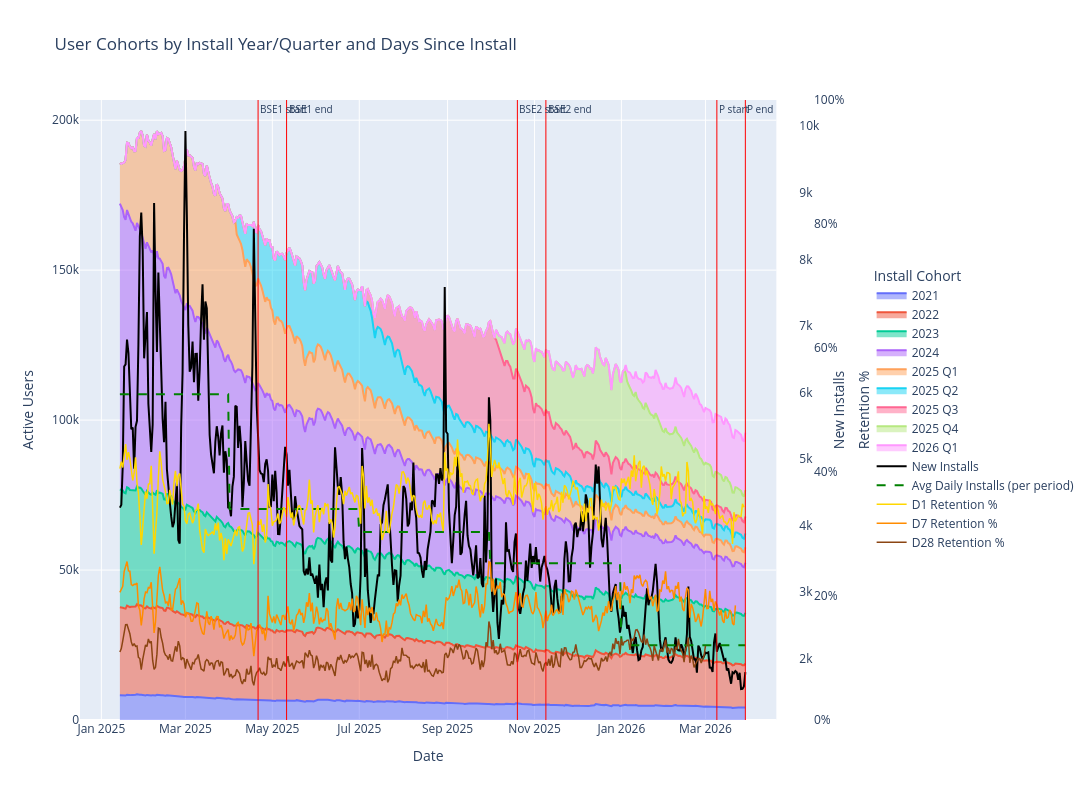

This figure's notebook cell:
### Code cell
fig = px.area(
            cohort_data, 
            x='dt', 
            y='users', 
            color='install_dt_bin', 
            title='User Cohorts by Install Year/Quarter and Days Since Install',
            labels={'dt': 'Date', 'users': 'Number of Users'},
            hover_data={'install_dt_bin': True, 'users': ':.0f','total_users': ':.0f'},)

fig.update_layout(xaxis_title='Date', 
                  yaxis_title='Number of Users', 
                  legend_title='Install Cohort',
                  height=800,
                  width=1500)

# --- New installs (right axis y2) ---
fig.add_trace(go.Scatter(
    x=new_installs_by_dt['dt'],
    y=new_installs_by_dt['new_installs'],
    mode='lines',
    name='New Installs',
    line=dict(color='black', width=2),
    yaxis='y2',
))

# --- Avg daily installs per install_dt_bin period (step line, y2) ---
new_installs_by_dt['install_dt_bin'] = new_installs_by_dt['dt'].apply(bin_install_dt)
avg_by_period = (
    new_installs_by_dt
    .groupby('install_dt_bin', observed=True)['new_installs']
    .mean()
    .rename('avg_new_installs')
)
avg_step = (
    new_installs_by_dt[['dt', 'install_dt_bin']]
    .merge(avg_by_period, on='install_dt_bin')
    .sort_values('dt')
)
fig.add_trace(go.Scatter(
    x=avg_step['dt'],
    y=avg_step['avg_new_installs'],
    mode='lines',
    name='Avg Daily Installs (per period)',
    line=dict(color='green', width=2, dash='dash'),
    yaxis='y2',
))

# --- Retention D1 / D7 / D28 (right axis y3) ---
retention_colors = {'D1': 'gold', 'D7': 'darkorange', 'D28': 'saddlebrown'}
for col, color in retention_colors.items():
    fig.add_trace(go.Scatter(
        x=retention_df['dt'],
        y=retention_df[col],
        mode='lines',
        name=f'{col} Retention %',
        line=dict(color=color, width=1.5, dash='solid'),
        yaxis='y3',
    ))

fig.update_layout(
    xaxis=dict(domain=[0, 0.95]),
    yaxis=dict(title='Active Users'),
    yaxis2=dict(
        title='New Installs',
        overlaying='y',
        side='right',
        anchor='free',
        position=0.98,
        showgrid=False,
    ),
    yaxis3=dict(
        title='Retention %',
        overlaying='y',
        side='right',
        anchor='free',
        position=1.0,
        range=[0, 100],
        showgrid=False,
        ticksuffix='%',
    ),
    legend=dict(
        orientation='v',
        yanchor='middle', y=0.5,
        xanchor='left', x=1.08,
    ),
    margin=dict(r=200),
)

ref_lines = [
    (b1_start.strftime('%Y-%m-%d'), 'BSE1 start'),
    (b1_end.strftime('%Y-%m-%d'),   'BSE1 end'),
    (b2_start.strftime('%Y-%m-%d'), 'BSE2 start'),
    (b2_end.strftime('%Y-%m-%d'),   'BSE2 end'),
    (recent_start.strftime('%Y-%m-%d'), 'P start'),
    (recent_end.strftime('%Y-%m-%d'),   'P end'),
]

for date_str, label in ref_lines:
    fig.add_vline(
        x=pd.Timestamp(date_str).timestamp() * 1000,
        line_width=1,
        line_color='red',
        annotation_text=label,
        annotation_position='top right',
        annotation_font_size=10,
    )

fig.show()

### Figure 1 — Plotly figure (JSON) as saved in the notebook; plotly's stock layout.template omitted (floating-point values rounded to 4 significant figures; data arrays with more than 128 entries replaced by an {"elided": "..."} marker saying what was removed)
{"data": [{"customdata": {"elided": "440x2 mixed values"}, "fillpattern": {"shape": ""}, "hovertemplate": "install_dt_bin=%{customdata[0]}<br>Date=%{x}<br>Number of Users=%{y:.0f}<br>total_users=%{customdata[1]:.0f}<extra></extra>", "legendgroup": "2021", "line": {"color": "#636efa"}, "marker": {"symbol": "circle"}, "mode": "lines", "name": "2021", "orientation": "v", "showlegend": true, "stackgroup": "1", "type": "scatter", "x": {"elided": "440 str values"}, "xaxis": "x", "y": {"elided": "440 int values"}, "yaxis": "y"}, {"customdata": {"elided": "440x2 mixed values"}, "fillpattern": {"shape": ""}, "hovertemplate": "install_dt_bin=%{customdata[0]}<br>Date=%{x}<br>Number of Users=%{y:.0f}<br>total_users=%{customdata[1]:.0f}<extra></extra>", "legendgroup": "2022", "line": {"color": "#EF553B"}, "marker": {"symbol": "circle"}, "mode": "lines", "name": "2022", "orientation": "v", "showlegend": true, "stackgroup": "1", "type": "scatter", "x": {"elided": "440 str values"}, "xaxis": "x", "y": {"elided": "440 int values"}, "yaxis": "y"}, {"customdata": {"elided": "440x2 mixed values"}, "fillpattern": {"shape": ""}, "hovertemplate": "install_dt_bin=%{customdata[0]}<br>Date=%{x}<br>Number of Users=%{y:.0f}<br>total_users=%{customdata[1]:.0f}<extra></extra>", "legendgroup": "2023", "line": {"color": "#00cc96"}, "marker": {"symbol": "circle"}, "mode": "lines", "name": "2023", "orientation": "v", "showlegend": true, "stackgroup": "1", "type": "scatter", "x": {"elided": "440 str values"}, "xaxis": "x", "y": {"elided": "440 int values"}, "yaxis": "y"}, {"customdata": {"elided": "440x2 mixed values"}, "fillpattern": {"shape": ""}, "hovertemplate": "install_dt_bin=%{customdata[0]}<br>Date=%{x}<br>Number of Users=%{y:.0f}<br>total_users=%{customdata[1]:.0f}<extra></extra>", "legendgroup": "2024", "line": {"color": "#ab63fa"}, "marker": {"symbol": "circle"}, "mode": "lines", "name": "2024", "orientation": "v", "showlegend": true, "stackgroup": "1", "type": "scatter", "x": {"elided": "440 str values"}, "xaxis": "x", "y": {"elided": "440 int values"}, "yaxis": "y"}, {"customdata": {"elided": "440x2 mixed values"}, "fillpattern": {"shape": ""}, "hovertemplate": "install_dt_bin=%{customdata[0]}<br>Date=%{x}<br>Number of Users=%{y:.0f}<br>total_users=%{customdata[1]:.0f}<extra></extra>", "legendgroup": "2025 Q1", "line": {"color": "#FFA15A"}, "marker": {"symbol": "circle"}, "mode": "lines", "name": "2025 Q1", "orientation": "v", "showlegend": true, "stackgroup": "1", "type": "scatter", "x": {"elided": "440 str values"}, "xaxis": "x", "y": {"elided": "440 int values"}, "yaxis": "y"}, {"customdata": {"elided": "358x2 mixed values"}, "fillpattern": {"shape": ""}, "hovertemplate": "install_dt_bin=%{customdata[0]}<br>Date=%{x}<br>Number of Users=%{y:.0f}<br>total_users=%{customdata[1]:.0f}<extra></extra>", "legendgroup": "2025 Q2", "line": {"color": "#19d3f3"}, "marker": {"symbol": "circle"}, "mode": "lines", "name": "2025 Q2", "orientation": "v", "showlegend": true, "stackgroup": "1", "type": "scatter", "x": {"elided": "358 str values"}, "xaxis": "x", "y": {"elided": "358 int values"}, "yaxis": "y"}, {"customdata": {"elided": "267x2 mixed values"}, "fillpattern": {"shape": ""}, "hovertemplate": "install_dt_bin=%{customdata[0]}<br>Date=%{x}<br>Number of Users=%{y:.0f}<br>total_users=%{customdata[1]:.0f}<extra></extra>", "legendgroup": "2025 Q3", "line": {"color": "#FF6692"}, "marker": {"symbol": "circle"}, "mode": "lines", "name": "2025 Q3", "orientation": "v", "showlegend": true, "stackgroup": "1", "type": "scatter", "x": {"elided": "267 str values"}, "xaxis": "x", "y": {"elided": "267 int values"}, "yaxis": "y"}, {"customdata": {"elided": "176x2 mixed values"}, "fillpattern": {"shape": ""}, "hovertemplate": "install_dt_bin=%{customdata[0]}<br>Date=%{x}<br>Number of Users=%{y:.0f}<br>total_users=%{customdata[1]:.0f}<extra></extra>", "legendgroup": "2025 Q4", "line": {"color": "#B6E880"}, "marker": {"symbol": "circle"}, "mode": "lines", "name": "2025 Q4", "orientation": "v", "showlegend": true, "stackgroup": "1", "type": "scatter", "x": {"elided": "176 str values"}, "xaxis": "x", "y": {"elided": "176 int values"}, "yaxis": "y"}, {"customdata": {"elided": "85x2 mixed values"}, "fillpattern": {"shape": ""}, "hovertemplate": "install_dt_bin=%{customdata[0]}<br>Date=%{x}<br>Number of Users=%{y:.0f}<br>total_users=%{customdata[1]:.0f}<extra></extra>", "legendgroup": "2026 Q1", "line": {"color": "#FF97FF"}, "marker": {"symbol": "circle"}, "mode": "lines", "name": "2026 Q1", "orientation": "v", "showlegend": true, "stackgroup": "1", "type": "scatter", "x": ["2026-01-04", "2026-01-05", "2026-01-06", "2026-01-07", "2026-01-08", "2026-01-09", "2026-01-10", "2026-01-11", "2026-01-12", "2026-01-13", "2026-01-14", "2026-01-15", "2026-01-16", "2026-01-17", "2026-01-18", "2026-01-19", "2026-01-20", "2026-01-21", "2026-01-22", "2026-01-23", "2026-01-24", "2026-01-25", "2026-01-26", "2026-01-27", "2026-01-28", "2026-01-29", "2026-01-30", "2026-01-31", "2026-02-01", "2026-02-02", "2026-02-03", "2026-02-04", "2026-02-05", "2026-02-06", "2026-02-07", "2026-02-08", "2026-02-09", "2026-02-10", "2026-02-11", "2026-02-12", "2026-02-13", "2026-02-14", "2026-02-15", "2026-02-16", "2026-02-17", "2026-02-18", "2026-02-19", "2026-02-20", "2026-02-21", "2026-02-22", "2026-02-23", "2026-02-24", "2026-02-25", "2026-02-26", "2026-02-27", "2026-02-28", "2026-03-01", "2026-03-02", "2026-03-03", "2026-03-04", "2026-03-05", "2026-03-06", "2026-03-07", "2026-03-08", "2026-03-09", "2026-03-10", "2026-03-11", "2026-03-12", "2026-03-13", "2026-03-14", "2026-03-15", "2026-03-16", "2026-03-17", "2026-03-18", "2026-03-19", "2026-03-20", "2026-03-21", "2026-03-22", "2026-03-23", "2026-03-24", "2026-03-25", "2026-03-26", "2026-03-27", "2026-03-28", "2026-03-29"], "xaxis": "x", "y": [2703, 3473, 4265, 4831, 5114, 5543, 6047, 6815, 6965, 7174, 7622, 8130, 8432, 9245, 10150, 11018, 11352, 11901, 12348, 12815, 13358, 14378, 14543, 14390, 13985, 14034, 14079, 14416, 15084, 14963, 15072, 15166, 15250, 15284, 15676, 16415, 16284, 16569, 16612, 16690, 16551, 16371, 17163, 17477, 18469, 18250, 18294, 17969, 17818, 18328, 18136, 18138, 17950, 17985, 17666, 17645, 18264, 18312, 18349, 18231, 18123, 17781, 18316, 19310, 19198, 19265, 19386, 19429, 19196, 19036, 19507, 19298, 19201, 19110, 18546, 18423, 18263, 19052, 18953, 18839, 19004, 18684, 18360, 18321, 19154], "yaxis": "y"}, {"line": {"color": "black", "width": 2}, "mode": "lines", "name": "New Installs", "type": "scatter", "x": {"elided": "440 str values"}, "y": {"elided": "440 int values"}, "yaxis": "y2"}, {"line": {"color": "green", "dash": "dash", "width": 2}, "mode": "lines", "name": "Avg Daily Installs (per period)", "type": "scatter", "x": {"elided": "440 str values"}, "y": {"elided": "440 float values"}, "yaxis": "y2"}, {"line": {"color": "gold", "dash": "solid", "width": 1.5}, "mode": "lines", "name": "D1 Retention %", "type": "scatter", "x": {"elided": "468 str values"}, "y": {"elided": "468 float values"}, "yaxis": "y3"}, {"line": {"color": "darkorange", "dash": "solid", "width": 1.5}, "mode": "lines", "name": "D7 Retention %", "type": "scatter", "x": {"elided": "468 str values"}, "y": {"elided": "468 float values"}, "yaxis": "y3"}, {"line": {"color": "saddlebrown", "dash": "solid", "width": 1.5}, "mode": "lines", "name": "D28 Retention %", "type": "scatter", "x": {"elided": "468 str values"}, "y": {"elided": "468 float values"}, "yaxis": "y3"}], "layout": {"annotations": [{"font": {"size": 10}, "showarrow": false, "text": "BSE1 start", "x": 1745193600000, "xanchor": "left", "xref": "x", "y": 1, "yanchor": "top", "yref": "y domain"}, {"font": {"size": 10}, "showarrow": false, "text": "BSE1 end", "x": 1746921600000, "xanchor": "left", "xref": "x", "y": 1, "yanchor": "top", "yref": "y domain"}, {"font": {"size": 10}, "showarrow": false, "text": "BSE2 start", "x": 1760918400000, "xanchor": "left", "xref": "x", "y": 1, "yanchor": "top", "yref": "y domain"}, {"font": {"size": 10}, "showarrow": false, "text": "BSE2 end", "x": 1762646400000, "xanchor": "left", "xref": "x", "y": 1, "yanchor": "top", "yref": "y domain"}, {"font": {"size": 10}, "showarrow": false, "text": "P start", "x": 1773014400000, "xanchor": "left", "xref": "x", "y": 1, "yanchor": "top", "yref": "y domain"}, {"font": {"size": 10}, "showarrow": false, "text": "P end", "x": 1774742400000, "xanchor": "left", "xref": "x", "y": 1, "yanchor": "top", "yref": "y domain"}], "height": 800, "legend": {"orientation": "v", "title": {"text": "Install Cohort"}, "tracegroupgap": 0, "x": 1.08, "xanchor": "left", "y": 0.5, "yanchor": "middle"}, "margin": {"r": 200}, "shapes": [{"line": {"color": "red", "width": 1}, "type": "line", "x0": 1745193600000, "x1": 1745193600000, "xref": "x", "y0": 0, "y1": 1, "yref": "y domain"}, {"line": {"color": "red", "width": 1}, "type": "line", "x0": 1746921600000, "x1": 1746921600000, "xref": "x", "y0": 0, "y1": 1, "yref": "y domain"}, {"line": {"color": "red", "width": 1}, "type": "line", "x0": 1760918400000, "x1": 1760918400000, "xref": "x", "y0": 0, "y1": 1, "yref": "y domain"}, {"line": {"color": "red", "width": 1}, "type": "line", "x0": 1762646400000, "x1": 1762646400000, "xref": "x", "y0": 0, "y1": 1, "yref": "y domain"}, {"line": {"color": "red", "width": 1}, "type": "line", "x0": 1773014400000, "x1": 1773014400000, "xref": "x", "y0": 0, "y1": 1, "yref": "y domain"}, {"line": {"color": "red", "width": 1}, "type": "line", "x0": 1774742400000, "x1": 1774742400000, "xref": "x", "y0": 0, "y1": 1, "yref": "y domain"}], "title": {"text": "User Cohorts by Install Year/Quarter and Days Since Install"}, "width": 1500, "xaxis": {"anchor": "y", "domain": [0, 0.95], "title": {"text": "Date"}}, "yaxis": {"anchor": "x", "domain": [0, 1], "title": {"text": "Active Users"}}, "yaxis2": {"anchor": "free", "overlaying": "y", "position": 0.98, "showgrid": false, "side": "right", "title": {"text": "New Installs"}}, "yaxis3": {"anchor": "free", "overlaying": "y", "position": 1, "range": [0, 100], "showgrid": false, "side": "right", "ticksuffix": "%", "title": {"text": "Retention %"}}}}
